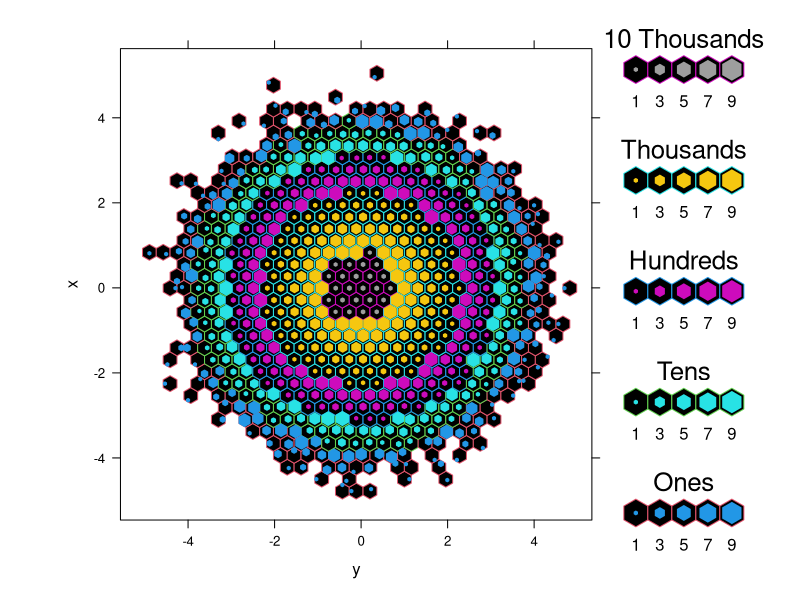
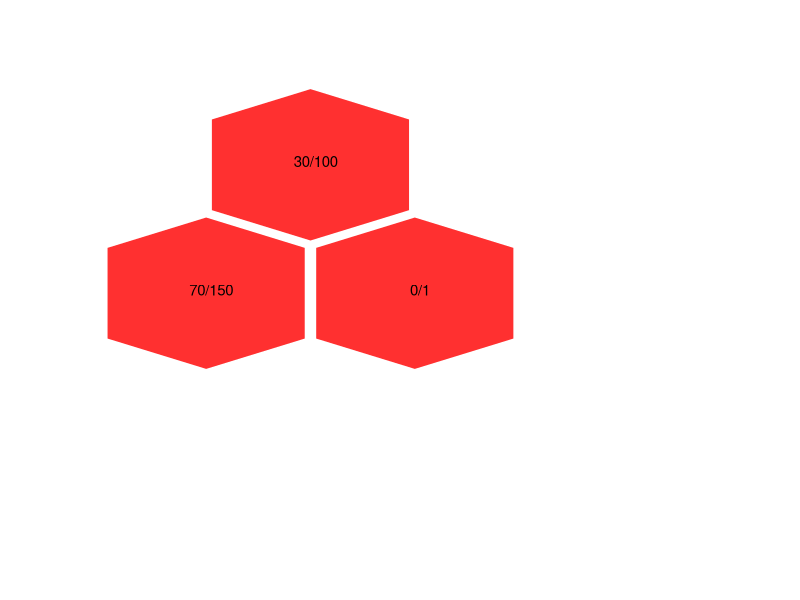
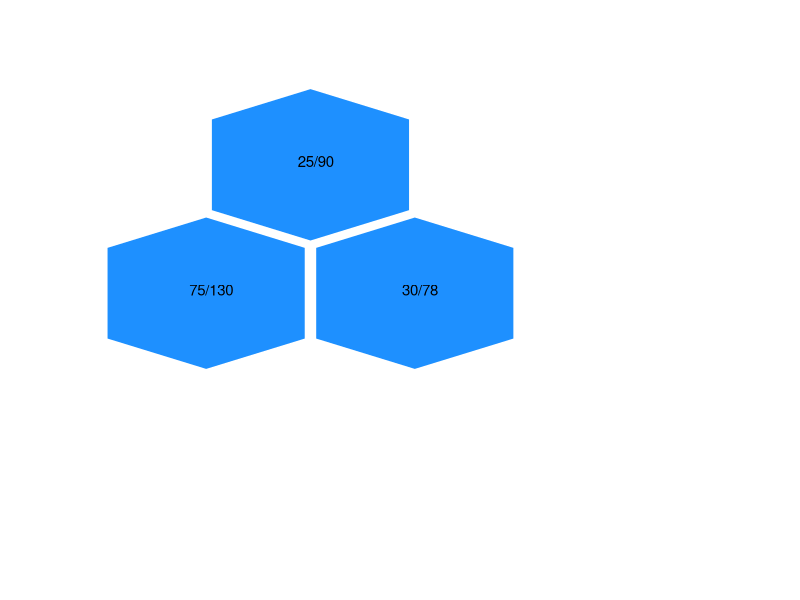
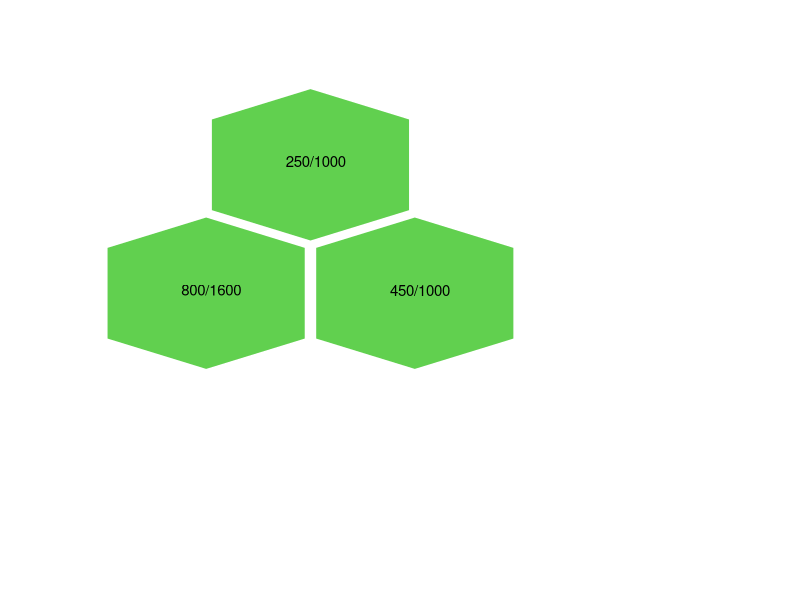
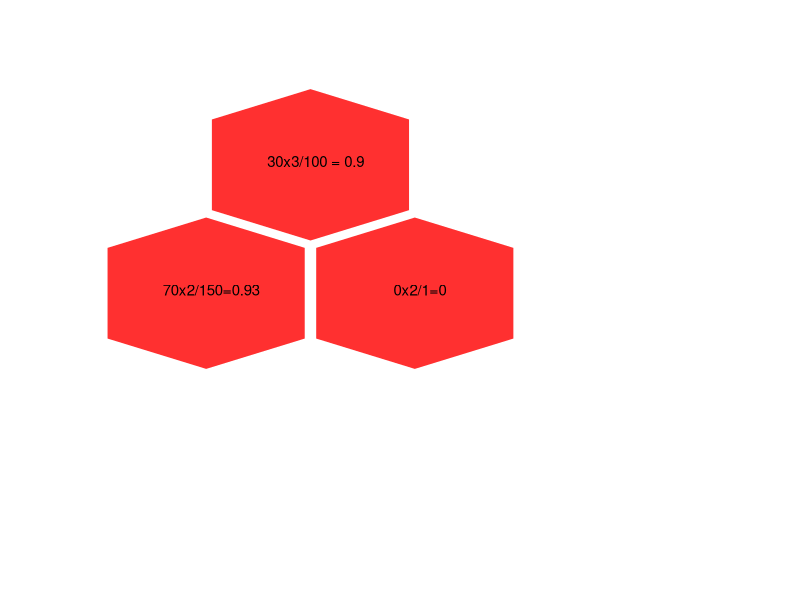
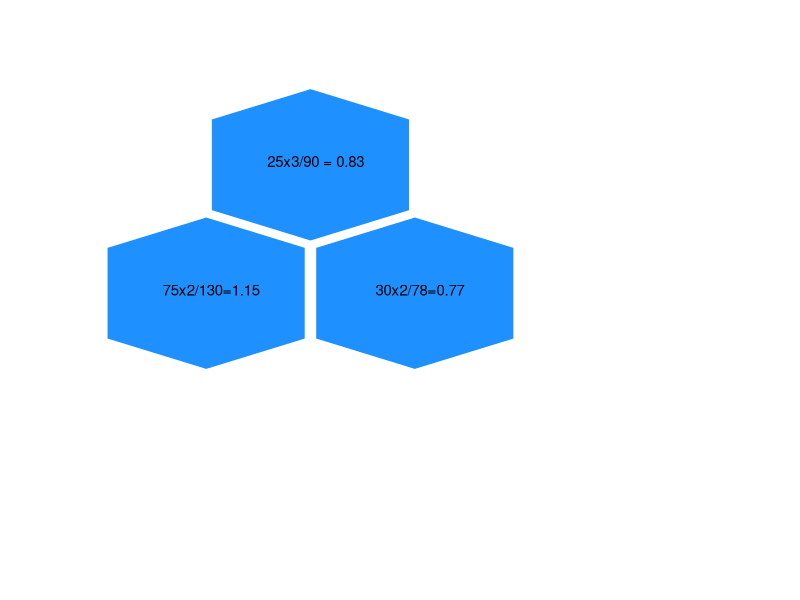
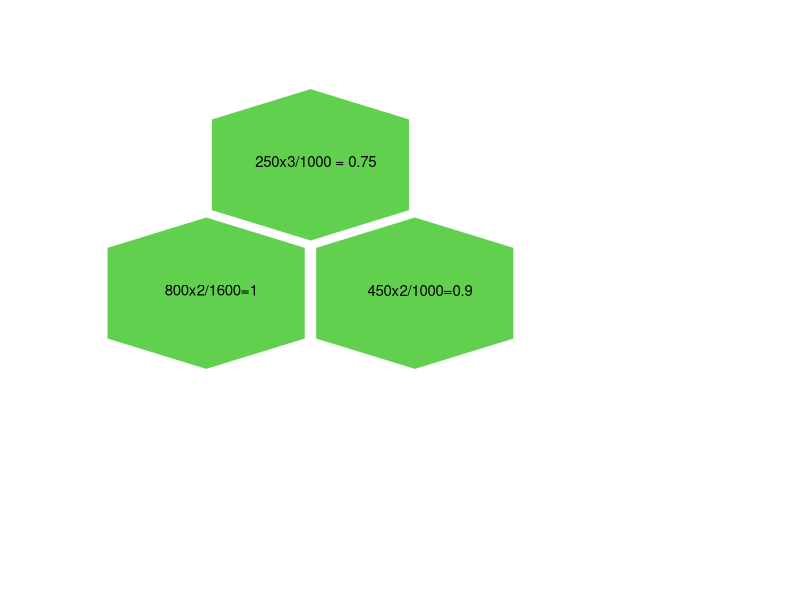
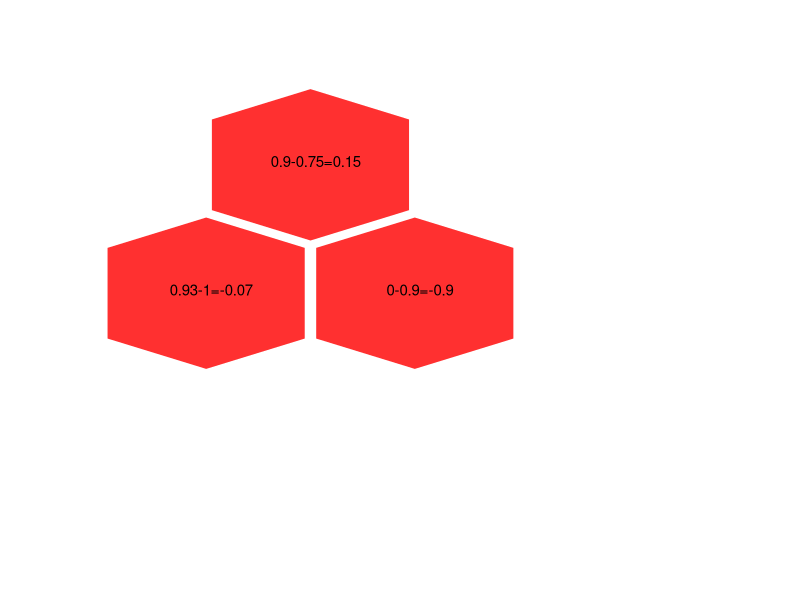

The R source for these figures, in order:
library(hexbin)
library(lattice)
x <- rnorm(1e6)
y <- rnorm(1e6)
hexbinplot(x ~ y, aspect = 1, bins=50, 
           #xlab = expression(alpha), ylab = expression(beta), 
           style = "nested.centroids",
           panel = function(...) {
             panel.hexbinplot(...)
           })



#########
#Function to plot
library(plotrix)
hexmap <- function(xcor,ycor,colval, label, title){
  plot(min(c(xcor,ycor)):(max(c(xcor,ycor))+1),min(c(xcor,ycor)):(max(c(xcor,ycor))+1), type="n", frame.plot=F, xaxt="n", yaxt="n", xlab="", ylab="", main = title)
  data <- data.frame(xcor,ycor)
  apply(data, 1, function(zone) hexagon(zone[1],zone[2],col=colval, unitcell=0.95,border="white"))
  text(xcor+ 0.5,ycor + 0.5,labels=label, cex=0.9)
}
#Attacking away team +  - -
dataAtackA <- data.frame(where = c( "30/100", "70/150", "0/1"), x = c(2.5, 2.0, 3.0), y = c(4,3,3), colour = c(3))
hexmap(dataAtackA$x,dataAtackA$y,"firebrick1", dataAtackA$where, NULL)
#Defending home team + - +
dataAtackB <- data.frame(where = c( "25/90", "75/130", "30/78"), x = c(2.5, 2.0, 3.0), y = c(4,3,3), colour = c(1))
hexmap(dataAtackB$x,dataAtackB$y,"dodgerblue1", dataAtackB$where, NULL)

#Average NBA
dataAtackC <- data.frame(where = c( "250/1000", "800/1600", "450/1000"), x = c(2.5, 2.0, 3.0), y = c(4,3,3), colour = c(1))
hexmap(dataAtackC$x,dataAtackC$y,3, dataAtackC$where, NULL)

#####Points per shot


#Attacking away team +  - -
dataAtackA <- data.frame(where = c( "30x3/100 = 0.9", "70x2/150=0.93", "0x2/1=0"), x = c(2.5, 2.0, 3.0), y = c(4,3,3), colour = c(3))
hexmap(dataAtackA$x,dataAtackA$y,"firebrick1", dataAtackA$where, NULL)
#Defending home team + - +
dataAtackB <- data.frame(where = c( "25x3/90 = 0.83", "75x2/130=1.15", "30x2/78=0.77"), x = c(2.5, 2.0, 3.0), y = c(4,3,3), colour = c(1))
hexmap(dataAtackB$x,dataAtackB$y,"dodgerblue1", dataAtackB$where, NULL)

#Average NBA
dataAtackC <- data.frame(where = c( "250x3/1000 = 0.75", "800x2/1600=1", "450x2/1000=0.9"), x = c(2.5, 2.0, 3.0), y = c(4,3,3), colour = c(1))
hexmap(dataAtackC$x,dataAtackC$y,3, dataAtackC$where, NULL)

#######Points over average

#Attacking away team +  - -
dataAtackA <- data.frame(where = c( "0.9-0.75=0.15", "0.93-1=-0.07", "0-0.9=-0.9"), x = c(2.5, 2.0, 3.0), y = c(4,3,3), colour = c(3))
hexmap(dataAtackA$x,dataAtackA$y,"firebrick1", dataAtackA$where, NULL)
#Defending home team + - +
dataAtackB <- data.frame(where = c( "0.83-0.75 \n =0.08", "1.15-0.15=1", "0.77-0.9=-0.13"), x = c(2.5, 2.0, 3.0), y = c(4,3,3), colour = c(1))
hexmap(dataAtackB$x,dataAtackB$y,"dodgerblue1", dataAtackB$where, NULL)


######Avobe Average PPS (AAPPS)

dataAtackA <- data.frame(where = c( "0.15+0.08=0.23", "-0.07+1=0.93", "-0.9+-0.13=-1.03"), x = c(2.5, 2.0, 3.0), y = c(4,3,3), colour = c(3))
hexmap(dataAtackA$x,dataAtackA$y,"firebrick1", dataAtackA$where, NULL)





hexmap2 <- function(xcor,ycor,colval, label, title){
  plot(min(c(xcor,ycor)):(max(c(xcor,ycor))+1),min(c(xcor,ycor)):(max(c(xcor,ycor))+1), type="n", frame.plot=F, xaxt="n", yaxt="n", xlab="", ylab="", main = title)
  data <- data.frame(xcor,ycor)
  apply(data, 1, function(zone) hexagon(zone[1],zone[2],col=colval, unitcell=0.95,border="white"))
  text(xcor+ 0.5,ycor + 0.5,labels=label, cex=0.7)
  text(3.7, 4.5, "3point")
}